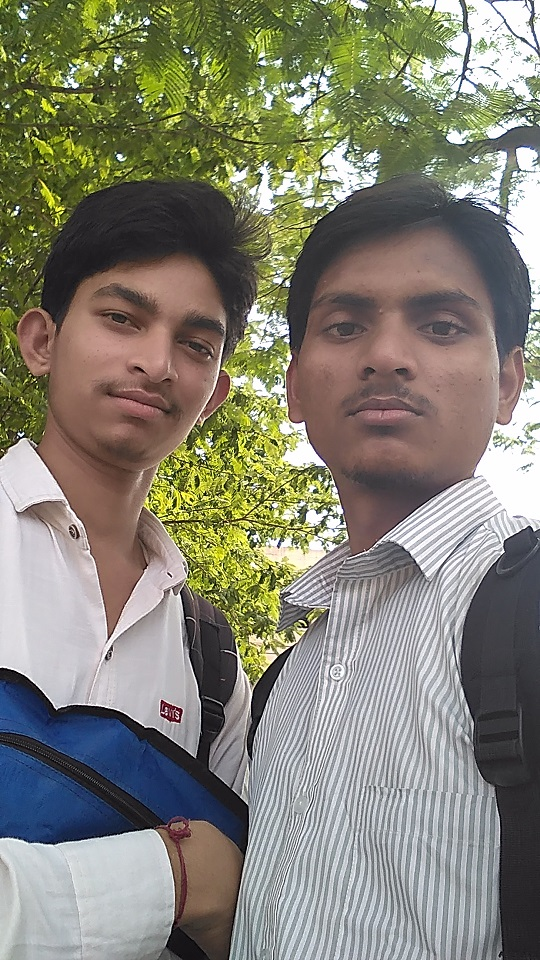
#> input picture me2.jpg, 540 x 960 px
$ python TemplateDetection_me.py
#> lines starting #> are read from the running program, lines starting #| are printed output that depends on the picture
# importing libraries
import numpy as np
import imutils
import cv2

field_threshold = {"prev_policy_no": 0.9,
                    "address": 0.73,
                    "tamil": 0.8,
                    "Vivek_Gupta": 0.59,
                    "Rakesh": 0.8
                    }


# Function to Generate bounding
# boxes around detected fields
def getBoxed(img, img_gray, template, field_name="policy_no"):
	w, h = template.shape[::-1]

	# Apply template matching
	res = cv2.matchTemplate(img_gray, template, cv2.TM_CCOEFF_NORMED)

	hits = np.where(res >= field_threshold[field_name])

	# Draw a rectangle around the matched region.
	for pt in zip(*hits[::-1]):
		cv2.rectangle(img, pt, (pt[0] + w, pt[1] + h), (0, 255, 255), 2)

		y = pt[1] - 10 if pt[1] - 10 > 10 else pt[1] + h + 20

		cv2.putText(img, field_name, (pt[0], y), cv2.FONT_HERSHEY_SIMPLEX, 0.8, (0, 0, 255), 1)

	return img


# Driver Function
if __name__ == '__main__':

	# Read the original document image
	# img = cv2.imread('doc.png')
	# img_me = cv2.imread('me2.jpg')
	img = cv2.imread('me2.jpg')
#> img is the input picture: shape (960, 540, 3); mean B, G, R 116.2, 130.6, 132.2
	# cv2.imshow("Mr Vivek Gupta",img)

	# 3-d to 2-d conversion
	img_gray = cv2.cvtColor(img, cv2.COLOR_BGR2GRAY)

	# Field templates
	# template_add = cv2.imread('doc_address.png', 0)
	# template_prev = cv2.imread('doc_prev_policy.png', 0)
	# template_tamil = cv2.imread('tamil.PNG', 0)
	template_me = cv2.imread('me.png', 0)
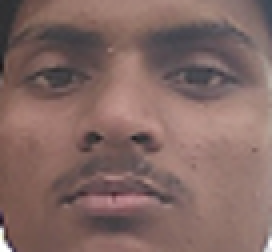
#> input picture me.png, 136 x 126 px (shown 2 times larger)
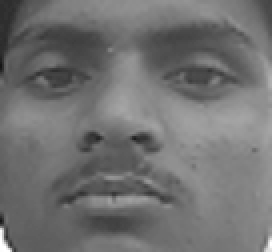
#> template_me: shape (126, 136) (shown 2 times larger); min 21, max 255, mean 112.9
	template_rakesh = cv2.imread('rakesh.png', 0)
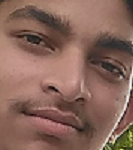
#> input picture rakesh.png, 133 x 150 px
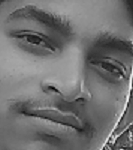
#> template_rakesh: shape (150, 133); min 0, max 245, mean 112.7

	# img = getBoxed(img.copy(), img_gray.copy(), template_add, 'address')
	# img = getBoxed(img.copy(), img_gray.copy(), template_prev, 'prev_policy_no')
	# img = getBoxed(img.copy(), img_gray.copy(), template_tamil, 'tamil')
	img = getBoxed(img.copy(), img_gray.copy(), template_me, 'Vivek_Gupta')
#> in getBoxed, `res = cv2.matchTemplate(img_gray, template, cv2.TM_CCOEFF_NORMED)`:
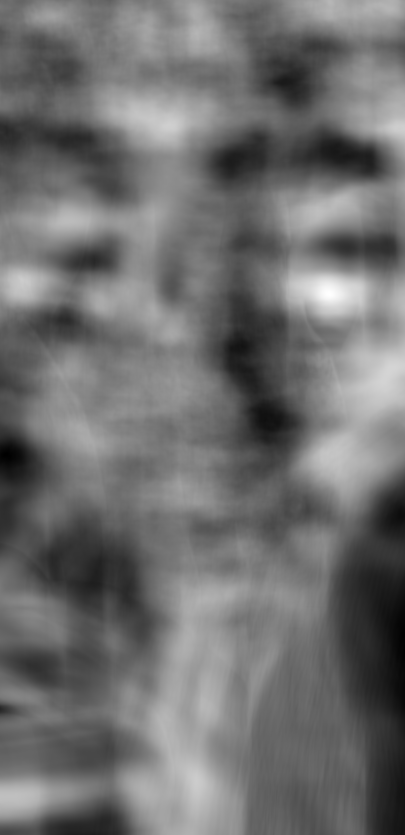
#> res: shape (835, 405) float32; min -0.422, max 0.595, mean 0.0225; drawn with min black and max white
#> in getBoxed, `hits = np.where(res >= field_threshold[field_name])`: hits = 13 positions, rows 292 to 295, columns 327 to 330
#> the loop in getBoxed, `for pt in zip(*hits[::-1]):` made 13 passes
#> (pt, y) on passes 1 to 12: ((328, 292), 282), ((329, 292), 282), ((327, 293), 283), ((328, 293), 283), ((329, 293), 283), ((330, 293), 283), ((327, 294), 284), ((328, 294), 284), ((329, 294), 284), ((330, 294), 284), ((328, 295), 285), ((329, 295), 285)
	img = getBoxed(img.copy(), img_gray.copy(), template_rakesh, 'Rakesh')
#> call 2 of getBoxed, with field_name = 'Rakesh'
#> in getBoxed (call 2), `res = cv2.matchTemplate(img_gray, template, cv2.TM_CCOEFF_NORMED)`:
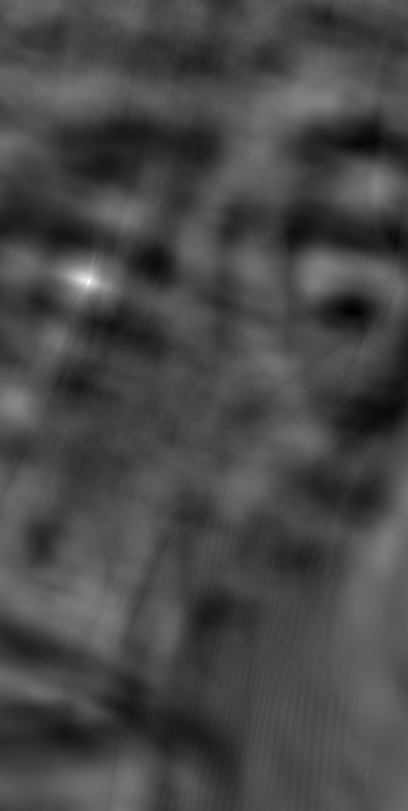
#> res: shape (811, 408) float32; min -0.357, max 0.879, mean -0.00904; drawn with min black and max white
#> in getBoxed (call 2), `hits = np.where(res >= field_threshold[field_name])`: hits = 11 positions, rows 279 to 283, columns 87 to 89
#> the loop in getBoxed (call 2), `for pt in zip(*hits[::-1]):` made 11 passes
#> (pt, y) on passes 1 to 11: ((89, 279), 269), ((88, 280), 270), ((89, 280), 270), ((87, 281), 271), ((88, 281), 271), ((89, 281), 271), ((87, 282), 272), ((88, 282), 272), ((89, 282), 272), ((87, 283), 273), ((88, 283), 273)
#> after the loop in getBoxed (call 2), `for pt in zip(*hits[::-1]):`:
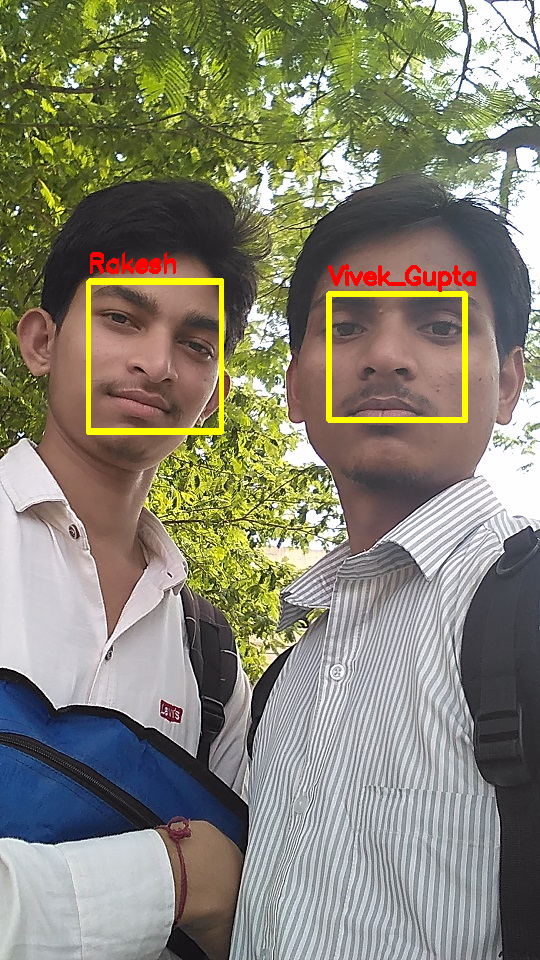
#> img: shape (960, 540, 3); mean of channels 0, 1, 2 114.5, 132, 134.3; drawn as B, G, R

	# cv2.imwrite("Document_Output.png", img)
	cv2.imwrite("Me_Rakesh_Output.jpg", img)
	cv2.imshow('Detected', img)
